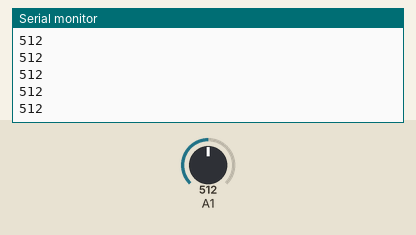
Bench run of a sketch on a simulated Arduino Uno, built with avr-gcc and run on an emulated ATmega328P. Parts: the last lines printed to the serial monitor. Inputs (shaded band) come from the test bench; at power-on: A1 = 512.

Above: at 1.2 s.
1.3 s: A1 set to 716
At 2.0 s:
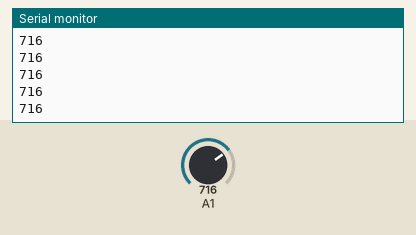
2.8 s: A1 set to 900
At 3.4 s:
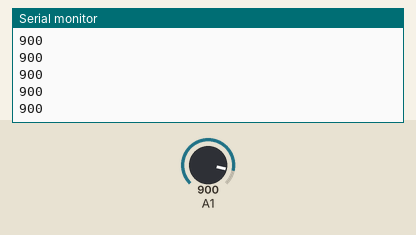
Timing chart, 0 to 5.8 s (numbered marks = the images above; inputs shaded):
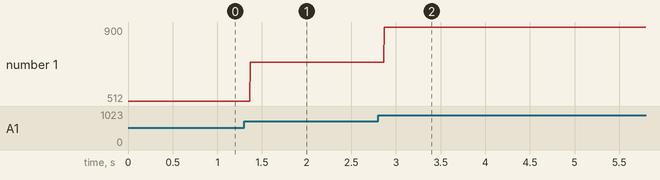

The sketch:

tinkercadCode.ino
```cpp
#define MotorEsquerdoTras 5
#define MotorEsquerdoFrente 6

#define MotorDireitoFrente 10
#define MotorDireitoTras 9

#define MotorDireitoDefine 11
#define MotorEsquerdoDefine 7

#define SensorFrente A2
#define SensorDireito A1
#define SensorEsquerdo A0


void setup()
{
  Serial.begin(9600);
  motorSetup(MotorDireitoDefine, MotorEsquerdoDefine);
}

void loop()
{
  Serial.println(readSensor(SensorDireito));
}


// inicio das funcoes basicas !!NAO MEXER!!

int readSensor(int sensorPIN){
  return analogRead(sensorPIN);
}

void motorSetup(int motorENA, int motorENB){
   digitalWrite(motorENA, HIGH);
   digitalWrite(motorENB, HIGH);
  }

void motorOn(int motorPIN){
   digitalWrite(motorPIN, HIGH);
}

void motorOff(int motorPIN){
   digitalWrite(motorPIN, LOW);
}

bool estaNaLinhaBranca(int leituraSensor, int luz){
  return leituraSensor <= luz;
}

bool temAlgoNaFrente(int leituraSensor, int distancia){
  return leituraSensor >= distancia;
}


// fim das funcoes basicas !!NAO MEXER!!
```

Measured:
- after the input at 1.3 s, the serial monitor: prints a new line after 0.07 s (image 1)
- after the input at 2.8 s, the serial monitor: prints a new line after 0.07 s (image 2)
- plotted number 1: 512 → 716 after the input at 1.3 s, 716 → 900 after the input at 2.8 s
